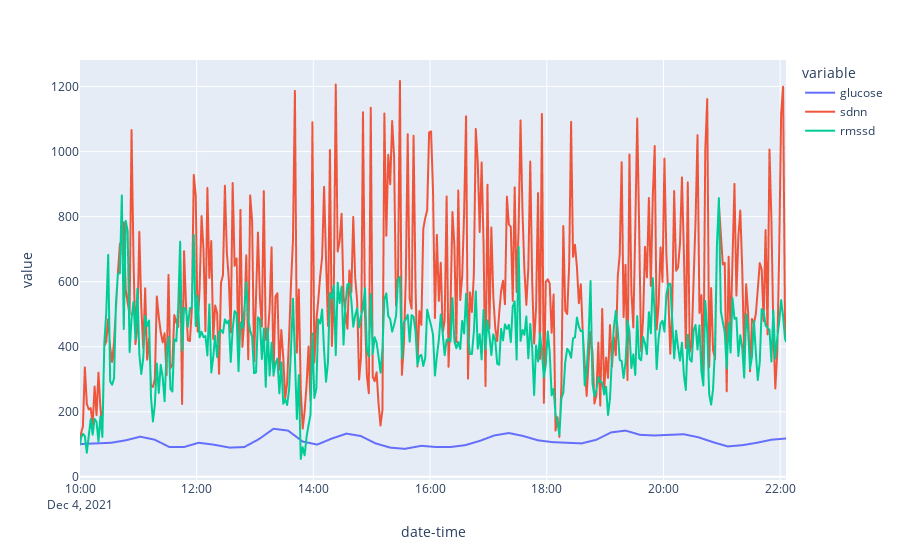

The cell this chart's notebook holds for it:
### Code cell
fig = px.line(
    norm,
    x=norm.index,
    y=[norm['glucose'], norm["sdnn"], norm["rmssd"]]
)
fig.show()

### Figure 1 — Plotly figure (JSON) as saved in the notebook; plotly's stock layout.template omitted (floating-point values rounded to 4 significant figures; data arrays with more than 128 entries replaced by an {"elided": "..."} marker saying what was removed)
{"data": [{"hovertemplate": "variable=glucose<br>date-time=%{x}<br>value=%{y}<extra></extra>", "legendgroup": "glucose", "line": {"color": "#636efa", "dash": "solid"}, "mode": "lines", "name": "glucose", "showlegend": true, "type": "scattergl", "x": {"elided": "727 str values"}, "xaxis": "x", "y": {"elided": "727 float values"}, "yaxis": "y"}, {"hovertemplate": "variable=sdnn<br>date-time=%{x}<br>value=%{y}<extra></extra>", "legendgroup": "sdnn", "line": {"color": "#EF553B", "dash": "solid"}, "mode": "lines", "name": "sdnn", "showlegend": true, "type": "scattergl", "x": {"elided": "727 str values"}, "xaxis": "x", "y": {"elided": "727 float values"}, "yaxis": "y"}, {"hovertemplate": "variable=rmssd<br>date-time=%{x}<br>value=%{y}<extra></extra>", "legendgroup": "rmssd", "line": {"color": "#00cc96", "dash": "solid"}, "mode": "lines", "name": "rmssd", "showlegend": true, "type": "scattergl", "x": {"elided": "727 str values"}, "xaxis": "x", "y": {"elided": "727 float values"}, "yaxis": "y"}], "layout": {"legend": {"title": {"text": "variable"}, "tracegroupgap": 0}, "margin": {"t": 60}, "xaxis": {"anchor": "y", "domain": [0, 1], "title": {"text": "date-time"}}, "yaxis": {"anchor": "x", "domain": [0, 1], "title": {"text": "value"}}}}
